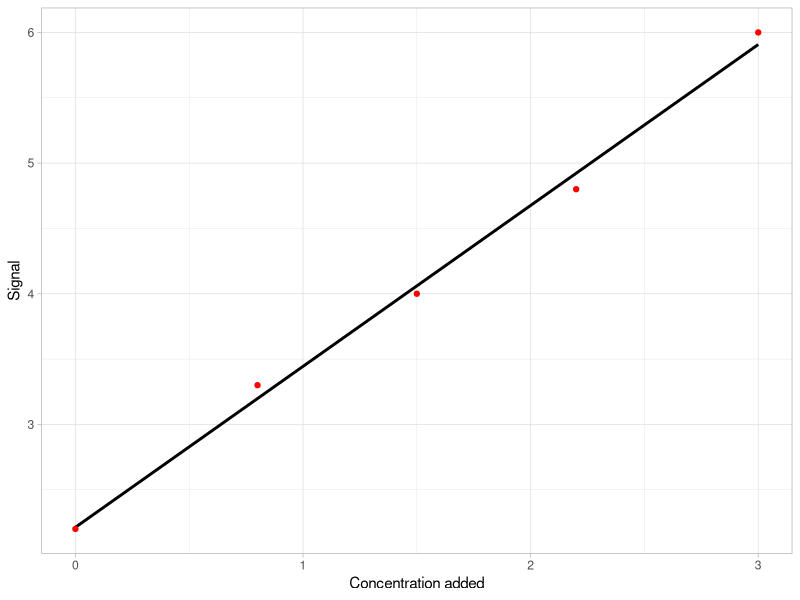

The R script that drew this image:
## ---- chunk 1
#| label: regression-setup
#| echo: false
#| message: false
#| warning: false

library(ggplot2)
library(dplyr)
## ---- chunk 2
#| label: fig-standard-addition
#| fig-cap: Principle in standard addition. Sample concentration is read off in the point where the line crosses the x-axis.
#| message: false
#| code-fold: true

data.frame(
  conc = c(0.0, 0.8, 1.5, 2.2, 3.0),
  sig  = c(2.2, 3.3, 4.0, 4.8, 6.0) 
) |> 
  ggplot(aes(conc, sig)) +
  geom_smooth(method = "lm", se = F, fullrange = T, color = "black") +
  geom_point(color = "red") +
  labs(
    x = "Concentration added",
    y = "Signal"
  ) +
  theme_light()

